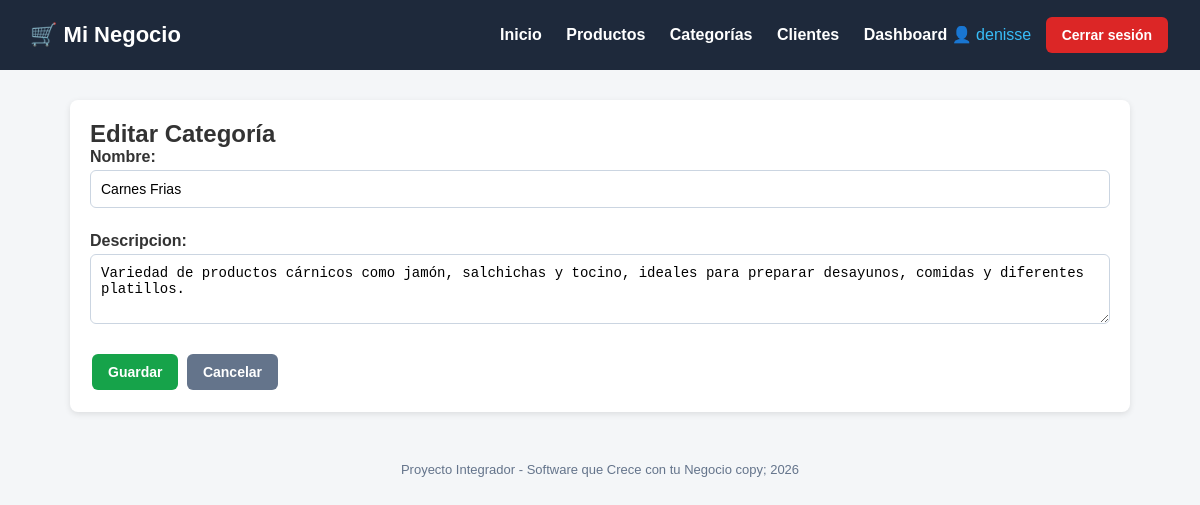
The app's page /categorias/editar/1/ (signed in) with its own data.
### tienda/models.py (models this page shows, shortened)
class Categoria(models.Model):
    nombre = models.CharField(max_length=100)
    descripcion = models.TextField(blank=True, null=True)
    class Meta:
        verbose_name = "Categoría"
        verbose_name_plural = "Categorías"

### tienda/views.py (the view)
# urls.py: path('categorias/editar/<int:pk>/', views.editar_categoria, name='editar_categoria'),
@login_required
def editar_categoria(request, pk):
    categoria = get_object_or_404(Categoria, pk=pk)
    if request.method == 'POST':
        form = CategoriaForm(request.POST, instance=categoria)
        if form.is_valid():
            form.save()
            messages.success(request, 'Categoría actualizada correctamente.')
            return redirect('lista_categorias')
    else:
        form = CategoriaForm(instance=categoria)
    return render(request, 'tienda/categorias/form.html', {'form': form, 'titulo': 'Editar Categoría'})

### tienda/forms.py
class CategoriaForm(forms.ModelForm):
    class Meta:
        model = Categoria
        fields = ['nombre', 'descripcion']
        widgets = {
            'nombre': forms.TextInput(attrs={'class': 'form-control', 'placeholder': 'Nombre de la categoría'}),
            'descripcion': forms.Textarea(attrs={'class': 'form-control', 'rows': 3, 'placeholder': 'Descripción (opcional)'}),
        }

### tienda/templates/tienda/categorias/form.html (shortened to what this page needs)
{% extends 'base.html' %}
{% block content %}
<div class="card">
    <h2>{{ titulo }}</h2>
    <form method="post">
        {{ form.as_p }}
        <button type="submit" class="btn btn-success">Guardar</button>
        <a href="{% url 'lista_categorias' %}" class="btn btn-secondary">Cancelar</a>
    </form>
</div>
{% endblock %}

### negocio/templates/base.html (shortened to what this page needs)
<!DOCTYPE html>
<html lang="es">
<head>
</head>
<body>
    <header>
        <h1>🛒 Mi Negocio</h1>
        <nav>
            <nav>
            <a href="{% url 'inicio' %}">Inicio</a>
            <a href="{% url 'lista_productos' %}">Productos</a>
            <a href="{% url 'lista_categorias' %}">Categorías</a>
            <a href="{% url 'lista_clientes' %}">Clientes</a>
            {% if user.is_authenticated %}
                <a href="{% url 'dashboard' %}">Dashboard</a>
                <span style="color:#38bdf8;">👤 {{ user.username }}</span>
                <form action="{% url 'logout' %}" method="post" style="display:inline;">
                    <button type="submit" class="btn btn-danger" style="margin-left:10px;">Cerrar sesión</button>
                </form>
            {% else %}
                <a href="{% url 'login' %}">Iniciar sesión</a>
            {% endif %}
        </nav>
    </header>
    <div class="container">
        {% block content %}{% endblock %}
    </div>
    <footer>
        Proyecto Integrador - Software que Crece con tu Negocio copy; {% now "Y" %}
    </footer>
</body>
</html>

### negocio/templates/base.html (style rules this page uses)
* { margin: 0; padding: 0; box-sizing: border-box; }
body { font-family: Arial, sans-serif; background: #f4f6f8; color: #333; }
header { background: #1e293b; color: #fff; padding: 15px 30px; display: flex; justify-content: space-between; align-items: center; }
header h1 { font-size: 22px; }
header nav a { color: #fff; text-decoration: none; margin-left: 20px; font-weight: bold; }
.container { max-width: 1100px; margin: 30px auto; padding: 0 20px; }
.card { background: #fff; border-radius: 8px; padding: 20px; box-shadow: 0 2px 6px rgba(0,0,0,0.1); margin-bottom: 20px; }
.btn { display: inline-block; padding: 10px 16px; border-radius: 6px; text-decoration: none; color: #fff; font-weight: bold; border: none; cursor: pointer; font-size: 14px; margin: 2px; }
.btn-success { background: #16a34a; }
.btn-danger { background: #dc2626; }
.btn-secondary { background: #64748b; }
footer { text-align: center; padding: 20px; color: #64748b; font-size: 13px; }
.form-control { width: 100%; padding: 10px; margin-bottom: 12px; border: 1px solid #cbd5e1; border-radius: 6px; font-size: 14px; }
form label { font-weight: bold; display: block; margin-bottom: 4px; }
form p { margin-bottom: 12px; }

### records on screen
Categoria: nombre "Carnes Frias", descripcion "Variedad de productos cárnicos como jamón, salchichas y tocino, ideales para preparar desayunos, comidas y diferentes platillos."

### other values on screen
{{ user.username }} "denisse"
{{ titulo }} "Editar Categoría"
